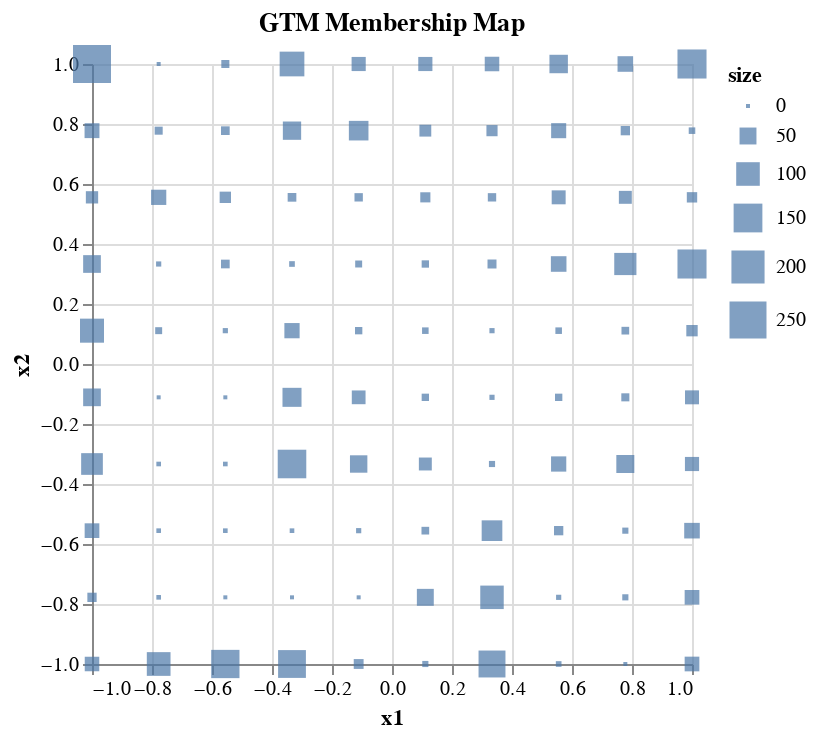

The cell this chart's notebook holds for it:
### Code cell
# Each example in data space is asociated with a location in 2D space. The mapping depends on using either
# matMeans, or matModes. For example if a dataspace example is associated with a particular node, the mean position
# or median position of the datapoints associated with that Gaussian are used to map it to a point in 2D space. During training,
# the Gaussian center is alocated a position in data space based on the mean or median of points associated with it based on 
# responsibility. It is this mean or median that is used in combination with the wieghted contributions of all Gaussians
# that is used to to map the data point to 2D space. Subsequently, we can create a histogram of locations of each example in 2D space. Therefore,
# matMeans and matModes contains the positions of example in 2D space. 
# Create a 2D histogram, H contains the histogram values in a 2D array, this can be used to generate our plot with altair.
# This is like the number of examples associated with each cluster.
H, xedges, yedges = np.histogram2d(gtm_model.matMeans[:,0],gtm_model.matMeans[:,1],[10,10])
# %%
dfmap = pd.DataFrame(gtm_model.matX, columns=["x1", "x2"])
dfmap['size'] = H.flatten()

alt.Chart(dfmap).mark_square().encode(
    x='x1',
    y='x2',
    #color=alt.Color('label:Q',
    #                scale=alt.Scale(scheme='viridis')),
    size='size',
    tooltip=['x1','x2','size'],
    #opacity='density'
).properties(title = "GTM Membership Map",width = 300, height = 300)

### Figure 1 — Vega-Lite specification as saved in the notebook (floating-point values rounded to 4 significant figures)
{"config": {"view": {"continuousWidth": 300, "continuousHeight": 300}}, "data": {"name": "data-19f85189e41913578f59eceeed44c05e"}, "mark": {"type": "square"}, "encoding": {"size": {"field": "size", "type": "quantitative"}, "tooltip": [{"field": "x1", "type": "quantitative"}, {"field": "x2", "type": "quantitative"}, {"field": "size", "type": "quantitative"}], "x": {"field": "x1", "type": "quantitative"}, "y": {"field": "x2", "type": "quantitative"}}, "height": 300, "title": "GTM Membership Map", "width": 300, "$schema": "https://vega.github.io/schema/vega-lite/v5.14.1.json", "datasets": {"data-19f85189e41913578f59eceeed44c05e": [{"x1": -1.0, "x2": -1.0, "size": 36.0}, {"x1": -1.0, "x2": -0.7778, "size": 13.0}, {"x1": -1.0, "x2": -0.5556, "size": 37.0}, {"x1": -1.0, "x2": -0.3333, "size": 84.0}, {"x1": -1.0, "x2": -0.1111, "size": 55.0}, {"x1": -1.0, "x2": 0.1111, "size": 104.0}, {"x1": -1.0, "x2": 0.3333, "size": 55.0}, {"x1": -1.0, "x2": 0.5556, "size": 25.0}, {"x1": -1.0, "x2": 0.7778, "size": 38.0}, {"x1": -1.0, "x2": 1.0, "size": 264.0}, {"x1": -0.7778, "x2": -1.0, "size": 101.0}, {"x1": -0.7778, "x2": -0.7778, "size": 1.0}, {"x1": -0.7778, "x2": -0.5556, "size": 1.0}, {"x1": -0.7778, "x2": -0.3333, "size": 1.0}, {"x1": -0.7778, "x2": -0.1111, "size": 0.0}, {"x1": -0.7778, "x2": 0.1111, "size": 6.0}, {"x1": -0.7778, "x2": 0.3333, "size": 2.0}, {"x1": -0.7778, "x2": 0.5556, "size": 40.0}, {"x1": -0.7778, "x2": 0.7778, "size": 9.0}, {"x1": -0.7778, "x2": 1.0, "size": 0.0}, {"x1": -0.5556, "x2": -1.0, "size": 145.0}, {"x1": -0.5556, "x2": -0.7778, "size": 0.0}, {"x1": -0.5556, "x2": -0.5556, "size": 1.0}, {"x1": -0.5556, "x2": -0.3333, "size": 1.0}, {"x1": -0.5556, "x2": -0.1111, "size": 0.0}, {"x1": -0.5556, "x2": 0.1111, "size": 2.0}, {"x1": -0.5556, "x2": 0.3333, "size": 11.0}, {"x1": -0.5556, "x2": 0.5556, "size": 21.0}, {"x1": -0.5556, "x2": 0.7778, "size": 11.0}, {"x1": -0.5556, "x2": 1.0, "size": 9.0}, {"x1": -0.3333, "x2": -1.0, "size": 140.0}, {"x1": -0.3333, "x2": -0.7778, "size": 0.0}, {"x1": -0.3333, "x2": -0.5556, "size": 1.0}, {"x1": -0.3333, "x2": -0.3333, "size": 148.0}, {"x1": -0.3333, "x2": -0.1111, "size": 64.0}, {"x1": -0.3333, "x2": 0.1111, "size": 40.0}, {"x1": -0.3333, "x2": 0.3333, "size": 3.0}, {"x1": -0.3333, "x2": 0.5556, "size": 11.0}, {"x1": -0.3333, "x2": 0.7778, "size": 59.0}, {"x1": -0.3333, "x2": 1.0, "size": 110.0}, {"x1": -0.1111, "x2": -1.0, "size": 15.0}, {"x1": -0.1111, "x2": -0.7778, "size": 0.0}, {"x1": -0.1111, "x2": -0.5556, "size": 2.0}, {"x1": -0.1111, "x2": -0.3333, "size": 53.0}, {"x1": -0.1111, "x2": -0.1111, "size": 32.0}, {"x1": -0.1111, "x2": 0.1111, "size": 7.0}, {"x1": -0.1111, "x2": 0.3333, "size": 6.0}, {"x1": -0.1111, "x2": 0.5556, "size": 10.0}, {"x1": -0.1111, "x2": 0.7778, "size": 68.0}, {"x1": -0.1111, "x2": 1.0, "size": 34.0}, {"x1": 0.1111, "x2": -1.0, "size": 4.0}, {"x1": 0.1111, "x2": -0.7778, "size": 50.0}, {"x1": 0.1111, "x2": -0.5556, "size": 8.0}, {"x1": 0.1111, "x2": -0.3333, "size": 28.0}, {"x1": 0.1111, "x2": -0.1111, "size": 7.0}, {"x1": 0.1111, "x2": 0.1111, "size": 5.0}, {"x1": 0.1111, "x2": 0.3333, "size": 7.0}, {"x1": 0.1111, "x2": 0.5556, "size": 16.0}, {"x1": 0.1111, "x2": 0.7778, "size": 23.0}, {"x1": 0.1111, "x2": 1.0, "size": 34.0}, {"x1": 0.3333, "x2": -1.0, "size": 131.0}, {"x1": 0.3333, "x2": -0.7778, "size": 99.0}, {"x1": 0.3333, "x2": -0.5556, "size": 76.0}, {"x1": 0.3333, "x2": -0.3333, "size": 4.0}, {"x1": 0.3333, "x2": -0.1111, "size": 2.0}, {"x1": 0.3333, "x2": 0.1111, "size": 2.0}, {"x1": 0.3333, "x2": 0.3333, "size": 12.0}, {"x1": 0.3333, "x2": 0.5556, "size": 10.0}, {"x1": 0.3333, "x2": 0.7778, "size": 20.0}, {"x1": 0.3333, "x2": 1.0, "size": 36.0}, {"x1": 0.5556, "x2": -1.0, "size": 3.0}, {"x1": 0.5556, "x2": -0.7778, "size": 2.0}, {"x1": 0.5556, "x2": -0.5556, "size": 13.0}, {"x1": 0.5556, "x2": -0.3333, "size": 40.0}, {"x1": 0.5556, "x2": -0.1111, "size": 7.0}, {"x1": 0.5556, "x2": 0.1111, "size": 5.0}, {"x1": 0.5556, "x2": 0.3333, "size": 42.0}, {"x1": 0.5556, "x2": 0.5556, "size": 33.0}, {"x1": 0.5556, "x2": 0.7778, "size": 39.0}, {"x1": 0.5556, "x2": 1.0, "size": 60.0}, {"x1": 0.7778, "x2": -1.0, "size": 0.0}, {"x1": 0.7778, "x2": -0.7778, "size": 4.0}, {"x1": 0.7778, "x2": -0.5556, "size": 4.0}, {"x1": 0.7778, "x2": -0.3333, "size": 57.0}, {"x1": 0.7778, "x2": -0.1111, "size": 9.0}, {"x1": 0.7778, "x2": 0.1111, "size": 8.0}, {"x1": 0.7778, "x2": 0.3333, "size": 88.0}, {"x1": 0.7778, "x2": 0.5556, "size": 28.0}, {"x1": 0.7778, "x2": 0.7778, "size": 13.0}, {"x1": 0.7778, "x2": 1.0, "size": 42.0}, {"x1": 1.0, "x2": -1.0, "size": 37.0}, {"x1": 1.0, "x2": -0.7778, "size": 37.0}, {"x1": 1.0, "x2": -0.5556, "size": 42.0}, {"x1": 1.0, "x2": -0.3333, "size": 34.0}, {"x1": 1.0, "x2": -0.1111, "size": 33.0}, {"x1": 1.0, "x2": 0.1111, "size": 21.0}, {"x1": 1.0, "x2": 0.3333, "size": 153.0}, {"x1": 1.0, "x2": 0.5556, "size": 17.0}, {"x1": 1.0, "x2": 0.7778, "size": 5.0}, {"x1": 1.0, "x2": 1.0, "size": 153.0}]}}
